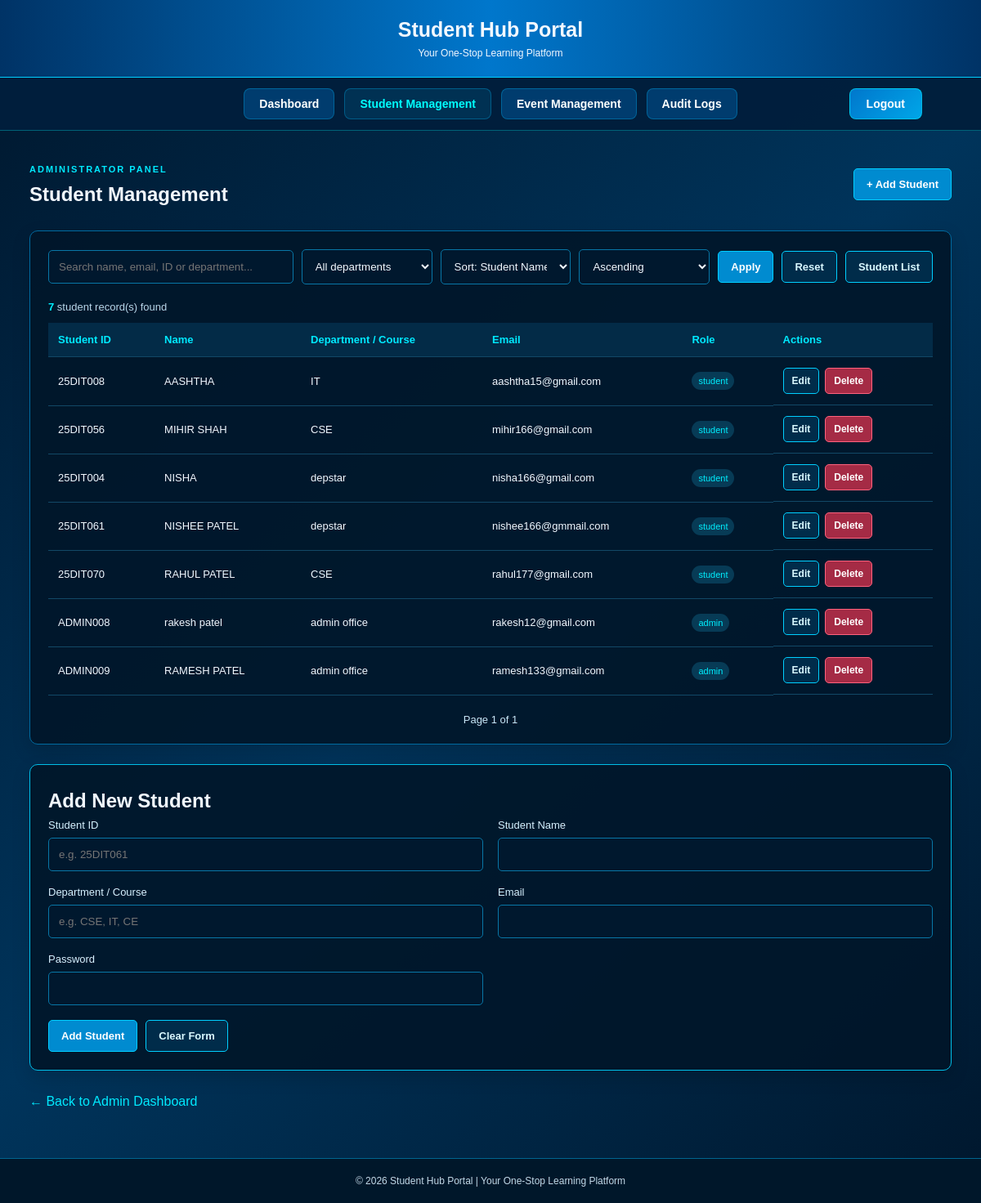
/students.php (signed in), run on the app's committed database.
### tables this page shows
CREATE TABLE `students` (
  `id` int(11) NOT NULL,
  `student_id` varchar(30) NOT NULL,
  `student_name` varchar(100) NOT NULL,
  `department` varchar(100) NOT NULL,
  `email` varchar(100) NOT NULL,
  `password` varchar(255) NOT NULL,
  `role` varchar(20) NOT NULL DEFAULT 'student'
);

### includes/helpers.php (called while the page is built, shortened)
<?php
function e($value)
{
    return htmlspecialchars(
        (string) $value,
        ENT_QUOTES | ENT_SUBSTITUTE,
        'UTF-8'
    );
}
    ?>

### students.php (the view, shortened to what this page needs)
<?php
require_once __DIR__ . '/includes/helpers.php';
require_once __DIR__ . '/database.php';
$columns = ['student_id', 'student_name', 'department', 'email'];
$search = trim($_GET['search'] ?? '');
$department = trim($_GET['department'] ?? '');
$sort = $_GET['sort'] ?? 'student_name';
$order = strtoupper($_GET['order'] ?? 'ASC');
$page = max(1, (int)($_GET['page'] ?? 1));
$perPage = 8;
$countStmt = $conn->prepare(
    "SELECT COUNT(*) FROM students
     WHERE (
         student_name LIKE :search1
         OR email LIKE :search2
         OR department LIKE :search3
         OR student_id LIKE :search4
     )
     AND (:dept = '' OR department = :dept)"
);
$searchValue = "%$search%";
$countStmt->execute([
    ':search1' => $searchValue,
    ':search2' => $searchValue,
    ':search3' => $searchValue,
    ':search4' => $searchValue,
    ':dept' => $department
]);
$total = (int)$countStmt->fetchColumn();
$totalPages = max(1, (int)ceil($total / $perPage));
$page = min($page, $totalPages);
$offset = ($page - 1) * $perPage;
$listStmt = $conn->prepare(
    "SELECT id, student_id, student_name, department, email, role
     FROM students
     WHERE (
         student_name LIKE :search1
         OR email LIKE :search2
         OR department LIKE :search3
         OR student_id LIKE :search4
     )
     AND (:dept = '' OR department = :dept)
     ORDER BY `$sort` $order
     LIMIT :limit OFFSET :offset"
);
$listStmt->bindValue(':search1', $searchValue, PDO::PARAM_STR);
$listStmt->bindValue(':search2', $searchValue, PDO::PARAM_STR);
$listStmt->bindValue(':search3', $searchValue, PDO::PARAM_STR);
$listStmt->bindValue(':search4', $searchValue, PDO::PARAM_STR);
$listStmt->bindValue(':dept', $department, PDO::PARAM_STR);
$listStmt->bindValue(':limit', $perPage, PDO::PARAM_INT);
$listStmt->bindValue(':offset', $offset, PDO::PARAM_INT);
$listStmt->execute();
$students = $listStmt->fetchAll(PDO::FETCH_ASSOC);
$editStudent = null;
function queryLink(array $changes = []): string
{
    return 'students.php?' .
        http_build_query(array_merge($_GET, $changes));
}
?>
<!DOCTYPE html>
<html lang="en">
<head>
    <link rel="stylesheet" href="students.css">
</head>
<body>
<header class="site-header">
    <h1>Student Hub Portal</h1>
    <p>Your One-Stop Learning Platform</p>
</header>
<nav class="navbar">
    <div class="nav-links">
        <a href="admindash.php">Dashboard</a>
        <a href="students.php" class="active">Student Management</a>
        <a href="events.php">Event Management</a>
        <a href="audit_logs.php">Audit Logs</a>
    </div>
    <a href="logout.php" class="logout-btn">Logout</a>
</nav>
<main class="container">
    <div class="heading-row">
        <div>
            <p class="eyebrow">ADMINISTRATOR PANEL</p>
            <h2>Student Management</h2>
        </div>
        <a class="btn" href="#student-form">+ Add Student</a>
    </div>
    <section class="panel">
        <form class="filters" method="get">
            <input
                type="search"
                name="search"
                placeholder="Search name, email, ID or department..."
                value="<?= e($search) ?>"
            >
            <select name="department">
                <option value="">All departments</option>
            </select>
            <select name="sort">
                <?php foreach ($columns as $column): ?>
                    <option
                        value="<?= e($column) ?>"
                        <?= $sort === $column ? 'selected' : '' ?>
                    >
                        Sort: <?= e(ucwords(str_replace('_', ' ', $column))) ?>
                    </option>
                <?php endforeach; ?>
            </select>
            <select name="order">
                <option value="ASC" <?= $order === 'ASC' ? 'selected' : '' ?>>
                    Ascending
                </option>
            </select>
            <button class="btn" type="submit">Apply</button>
            <a class="btn secondary" href="students.php">Reset</a>
            <a class="btn secondary" href="<?= e(queryLink(['export' => 'csv'])) ?>">
                Student List
            </a>
        </form>
        <div class="results-line">
            <strong><?= $total ?></strong> student record(s) found
        </div>
        <div class="table-wrap">
            <table>
                <thead>
                    <tr>
                        <th>Student ID</th>
                        <th>Name</th>
                        <th>Department / Course</th>
                        <th>Email</th>
                        <th>Role</th>
                        <th>Actions</th>
                    </tr>
                </thead>
                <tbody>
                    <?php foreach ($students as $student): ?>
                        <tr>
                            <td><?= e($student['student_id']) ?></td>
                            <td><?= e($student['student_name']) ?></td>
                            <td><?= e($student['department']) ?></td>
                            <td><?= e($student['email']) ?></td>
                            <td><span class="role"><?= e($student['role']) ?></span></td>
                            <td class="actions">
                                <a
                                    class="btn small secondary"
                                    href="<?= e(queryLink(['edit' => $student['id']])) ?>#student-form"
                                >
                                    Edit
                                </a>
                                <form
                                    method="post"
                                    onsubmit="return confirm('Are you sure you want to delete this student?');"
                                >
                                    <button class="btn small danger" type="submit">
                                        Delete
                                    </button>
                                </form>
                            </td>
                        </tr>
                    <?php endforeach; ?>
                </tbody>
            </table>
        </div>
        <div class="pagination">
            <span>Page <?= $page ?> of <?= $totalPages ?></span>
        </div>
    </section>
    <section class="panel form-panel" id="student-form">
        <h2><?= $editStudent ? 'Edit Student' : 'Add New Student' ?></h2>
        <form method="post" class="student-form">
            <label>
                Student ID
                <input
                    name="student_id"
                    required
                    maxlength="20"
                    value="<?= e($editStudent['student_id'] ?? '') ?>"
                    placeholder="e.g. 25DIT061"
                >
            </label>
            <label>
                Student Name
                <input
                    name="student_name"
                    required
                    maxlength="100"
                    value="<?= e($editStudent['student_name'] ?? '') ?>"
                >
            </label>
            <label>
                Department / Course
                <input
                    name="department"
                    required
                    maxlength="100"
                    value="<?= e($editStudent['department'] ?? '') ?>"
                    placeholder="e.g. CSE, IT, CE"
                >
            </label>
            <label>
                Email
                <input
                    type="email"
                    name="email"
                    required
                    maxlength="150"
                    value="<?= e($editStudent['email'] ?? '') ?>"
                >
            </label>
            <label>
                Password
                <input
                    type="password"
                    name="password"
                    <?= $editStudent ? '' : 'required' ?>
                    minlength="10"
                    maxlength="72"
                    autocomplete="new-password"
                >
            </label>
            <div class="form-actions">
                <button class="btn" type="submit">
                    <?= $editStudent ? 'Save Changes' : 'Add Student' ?>
                </button>
                <?php if ($editStudent): ?>
                    <a class="btn secondary" href="students.php#student-form">
                        Cancel Edit
                    </a>
                <?php else: ?>
                    <button class="btn secondary" type="reset">Clear Form</button>
                <?php endif; ?>
            </div>
        </form>
    </section>
    <a class="back-link" href="admindash.php">← Back to Admin Dashboard</a>
</main>
<footer>
    © 2026 Student Hub Portal | Your One-Stop Learning Platform
</footer>
</body>
</html>

### data on the page
students: student "25DIT008", student_name "AASHTHA", department "IT", email "aashtha15@gmail.com", role "student"
students: student "25DIT056", student_name "MIHIR SHAH", department "CSE", email "mihir166@gmail.com", role "student"
students: student "25DIT004", student_name "NISHA", department "depstar", email "nisha166@gmail.com", role "student"
students: student "25DIT061", student_name "NISHEE PATEL", department "depstar", email "nishee166@gmmail.com", role "student"
students: student "25DIT070", student_name "RAHUL PATEL", department "CSE", email "rahul177@gmail.com", role "student"
students: student "ADMIN008", student_name "rakesh patel", department "admin office", email "rakesh12@gmail.com", role "admin"
students: student "ADMIN009", student_name "RAMESH PATEL", department "admin office", email "ramesh133@gmail.com", role "admin"

### other printed values
$total "7"
$page "1"
$totalPages "1"
